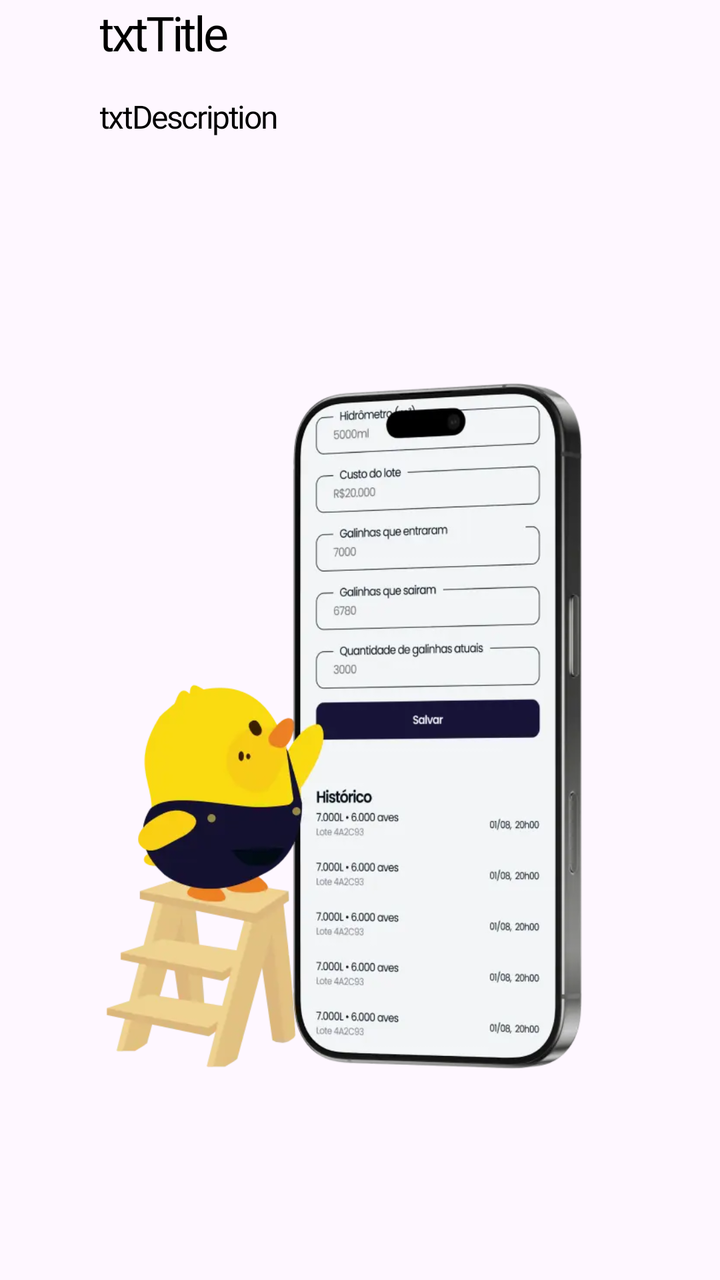
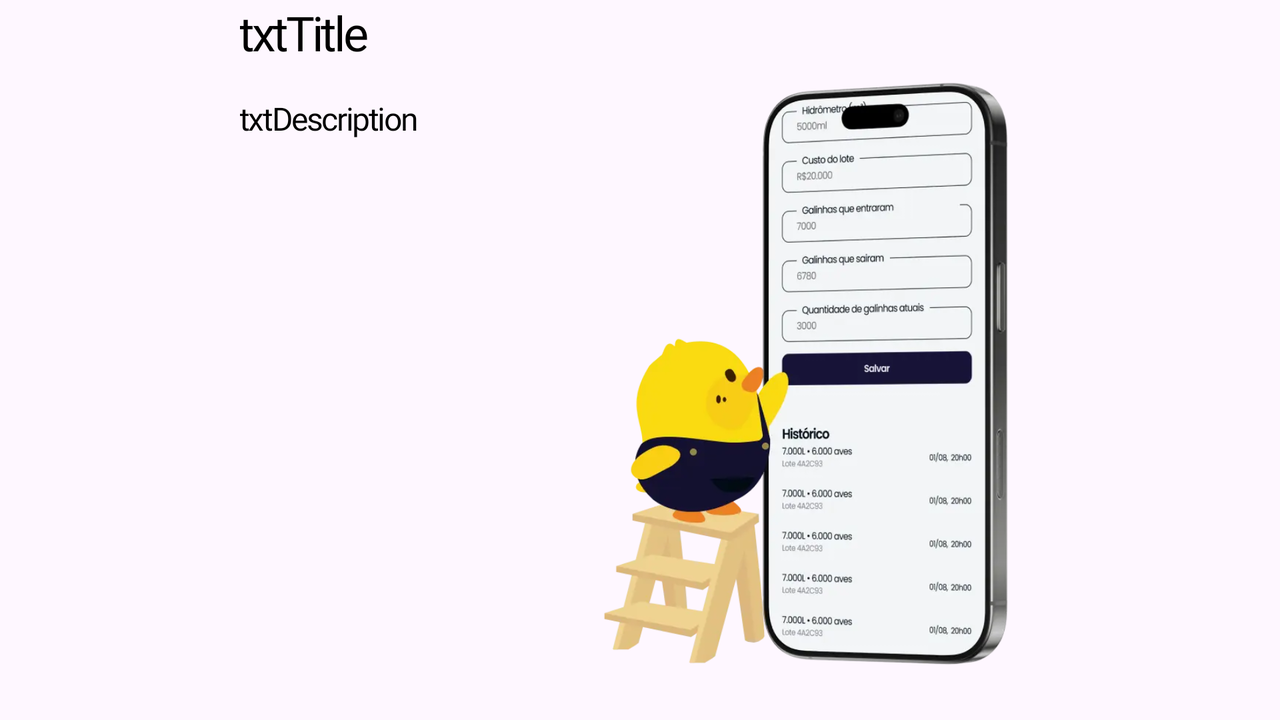

Compare how this app lays out the same screen by default and in its alternative resource folder. The renders come first, then the two layout files and the values they reference.
<!-- AndroidManifest.xml: application theme Theme.Ouros -->
<!-- res/layout/fragment_tutorial_page.xml -->
<?xml version="1.0" encoding="utf-8"?>
<FrameLayout xmlns:android="http://schemas.android.com/apk/res/android"
    xmlns:app="http://schemas.android.com/apk/res-auto"
    xmlns:tools="http://schemas.android.com/tools"
    android:id="@+id/frameLayout"
    android:layout_width="match_parent"
    android:layout_height="wrap_content"
    android:background="@android:color/transparent"
    tools:context=".feature.onboarding.tutorial.TutorialPageFragment">

    <androidx.constraintlayout.widget.ConstraintLayout
        android:layout_width="match_parent"
        android:layout_height="wrap_content"
        android:background="@android:color/transparent">

        <TextView
            android:id="@+id/txtTitle"
            style="@style/subtitle"
            android:layout_width="0dp"
            android:layout_height="wrap_content"
            android:layout_marginStart="50dp"
            android:layout_marginEnd="50dp"
            android:text="txtTitle"
            app:layout_constraintEnd_toEndOf="parent"
            app:layout_constraintStart_toStartOf="parent"
            app:layout_constraintTop_toTopOf="parent" />

        <TextView
            android:id="@+id/txtDescription"
            style="@style/text"
            android:layout_width="0dp"
            android:layout_height="wrap_content"
            android:layout_marginStart="50dp"
            android:layout_marginTop="15dp"
            android:layout_marginEnd="50dp"
            android:text="txtDescription"
            app:layout_constraintEnd_toEndOf="parent"
            app:layout_constraintStart_toStartOf="parent"
            app:layout_constraintTop_toBottomOf="@+id/txtTitle" />

        <ImageView
            android:id="@+id/imgIllustration"
            android:layout_width="0dp"
            android:layout_height="wrap_content"
            android:layout_marginStart="50dp"
            android:layout_marginTop="15dp"
            android:layout_marginEnd="50dp"
            android:src="@drawable/tutorial_2"
            app:layout_constraintBottom_toBottomOf="parent"
            app:layout_constraintEnd_toEndOf="parent"
            app:layout_constraintStart_toStartOf="parent"
            app:layout_constraintTop_toBottomOf="@+id/txtDescription" />

    </androidx.constraintlayout.widget.ConstraintLayout>

</FrameLayout>
<!-- resources referenced by this layout -->
<resources>
  <!-- drawable tutorial_2: webp bitmap (drawable, 28960 bytes) -->
  <style name="subtitle">
          <item name="android:fontFamily">@font/poppins_semibold</item>
          <item name="android:textSize">24sp</item>
          <item name="android:lineHeight">25dp</item>
          <item name="android:letterSpacing">-0.06</item>
          <item name="android:textColor">@color/black</item>
      </style>
  <style name="text">
          <item name="android:fontFamily">@font/poppins_regular</item>
          <item name="android:textSize">16sp</item>
          <item name="android:letterSpacing">-0.05</item>
          <item name="android:lineHeight">20dp</item>
          <item name="android:textColor">@color/black</item>
      </style>
  <style name="Theme.Ouros" parent="Theme.Material3.Light.NoActionBar">
          <item name="android:windowLightStatusBar">false</item>
          <item name="android:statusBarColor">@android:color/transparent</item>
          <item name="android:windowDrawsSystemBarBackgrounds">true</item>
          <item name="textInputStyle">@style/Widget.App.TextInputLayout.Gold</item>
      </style>
  <color name="black">#FF000000</color>
  <style name="Widget.App.TextInputLayout.Gold" parent="Widget.Material3.TextInputLayout.OutlinedBox">
          <item name="boxStrokeColor">@color/gold</item>
          <item name="hintTextColor">@color/gold</item>
          <item name="cursorColor">@color/gold</item>
  
          <item name="android:layout_marginTop">5dp</item>
          <item name="android:layout_width">match_parent</item>
          <item name="android:layout_height">wrap_content</item>
          <item name="boxCornerRadiusTopStart">12dp</item>
          <item name="boxCornerRadiusTopEnd">12dp</item>
          <item name="boxCornerRadiusBottomStart">12dp</item>
          <item name="boxCornerRadiusBottomEnd">12dp</item>
      </style>
</resources>
<!-- res/layout-w600dp-land/fragment_tutorial_page.xml (the repository's variant of the layout above) -->
<!-- drawn on the phone turned sideways -->
<?xml version="1.0" encoding="utf-8"?>
<FrameLayout xmlns:android="http://schemas.android.com/apk/res/android"
    xmlns:app="http://schemas.android.com/apk/res-auto"
    xmlns:tools="http://schemas.android.com/tools"
    android:id="@+id/frameLayout"
    android:layout_width="match_parent"
    android:layout_height="match_parent"
    android:background="@android:color/transparent"
    tools:context=".feature.onboarding.tutorial.TutorialPageFragment">

    <androidx.constraintlayout.widget.ConstraintLayout
        android:layout_width="match_parent"
        android:layout_height="match_parent"
        android:background="@android:color/transparent">

        <androidx.constraintlayout.widget.Guideline
            android:id="@+id/tutorialTextEnd"
            android:layout_width="wrap_content"
            android:layout_height="wrap_content"
            android:orientation="vertical"
            app:layout_constraintGuide_percent="0.43" />

        <TextView
            android:id="@+id/txtTitle"
            style="@style/subtitle"
            android:layout_width="0dp"
            android:layout_height="wrap_content"
            android:layout_marginStart="@dimen/tutorial_horizontal_margin"
            android:layout_marginEnd="24dp"
            android:text="txtTitle"
            app:layout_constraintEnd_toStartOf="@id/tutorialTextEnd"
            app:layout_constraintStart_toStartOf="parent"
            app:layout_constraintTop_toTopOf="parent" />

        <TextView
            android:id="@+id/txtDescription"
            style="@style/text"
            android:layout_width="0dp"
            android:layout_height="wrap_content"
            android:layout_marginStart="@dimen/tutorial_horizontal_margin"
            android:layout_marginTop="16dp"
            android:layout_marginEnd="24dp"
            android:text="txtDescription"
            app:layout_constraintEnd_toStartOf="@id/tutorialTextEnd"
            app:layout_constraintStart_toStartOf="parent"
            app:layout_constraintTop_toBottomOf="@id/txtTitle" />

        <ImageView
            android:id="@+id/imgIllustration"
            android:layout_width="0dp"
            android:layout_height="0dp"
            android:layout_marginStart="24dp"
            android:layout_marginTop="12dp"
            android:layout_marginEnd="@dimen/tutorial_horizontal_margin"
            android:adjustViewBounds="true"
            android:scaleType="fitCenter"
            android:src="@drawable/tutorial_2"
            app:layout_constrainedHeight="true"
            app:layout_constrainedWidth="true"
            app:layout_constraintBottom_toBottomOf="parent"
            app:layout_constraintEnd_toEndOf="parent"
            app:layout_constraintHeight_max="@dimen/tutorial_illustration_max_height"
            app:layout_constraintStart_toEndOf="@id/tutorialTextEnd"
            app:layout_constraintTop_toTopOf="parent"
            app:layout_constraintWidth_max="@dimen/tutorial_illustration_max_width" />

    </androidx.constraintlayout.widget.ConstraintLayout>

</FrameLayout>
<!-- resources referenced by the variant -->
<!-- as the phone turned sideways resolves them -->
<resources>
  <!-- from res/values-w600dp/ -->
  <dimen name="tutorial_horizontal_margin">120dp</dimen>
  <!-- from res/values-w600dp/ -->
  <dimen name="tutorial_illustration_max_height">360dp</dimen>
  <!-- from res/values-w600dp/ -->
  <dimen name="tutorial_illustration_max_width">540dp</dimen>
  <!-- drawable tutorial_2: webp bitmap (drawable, 28960 bytes) -->
  <style name="subtitle">
          <item name="android:fontFamily">@font/poppins_semibold</item>
          <item name="android:textSize">24sp</item>
          <item name="android:lineHeight">25dp</item>
          <item name="android:letterSpacing">-0.06</item>
          <item name="android:textColor">@color/black</item>
      </style>
  <style name="text">
          <item name="android:fontFamily">@font/poppins_regular</item>
          <item name="android:textSize">16sp</item>
          <item name="android:letterSpacing">-0.05</item>
          <item name="android:lineHeight">20dp</item>
          <item name="android:textColor">@color/black</item>
      </style>
  <style name="Theme.Ouros" parent="Theme.Material3.Light.NoActionBar">
          <item name="android:windowLightStatusBar">false</item>
          <item name="android:statusBarColor">@android:color/transparent</item>
          <item name="android:windowDrawsSystemBarBackgrounds">true</item>
          <item name="textInputStyle">@style/Widget.App.TextInputLayout.Gold</item>
      </style>
  <color name="black">#FF000000</color>
  <style name="Widget.App.TextInputLayout.Gold" parent="Widget.Material3.TextInputLayout.OutlinedBox">
          <item name="boxStrokeColor">@color/gold</item>
          <item name="hintTextColor">@color/gold</item>
          <item name="cursorColor">@color/gold</item>
  
          <item name="android:layout_marginTop">5dp</item>
          <item name="android:layout_width">match_parent</item>
          <item name="android:layout_height">wrap_content</item>
          <item name="boxCornerRadiusTopStart">12dp</item>
          <item name="boxCornerRadiusTopEnd">12dp</item>
          <item name="boxCornerRadiusBottomStart">12dp</item>
          <item name="boxCornerRadiusBottomEnd">12dp</item>
      </style>
</resources>
